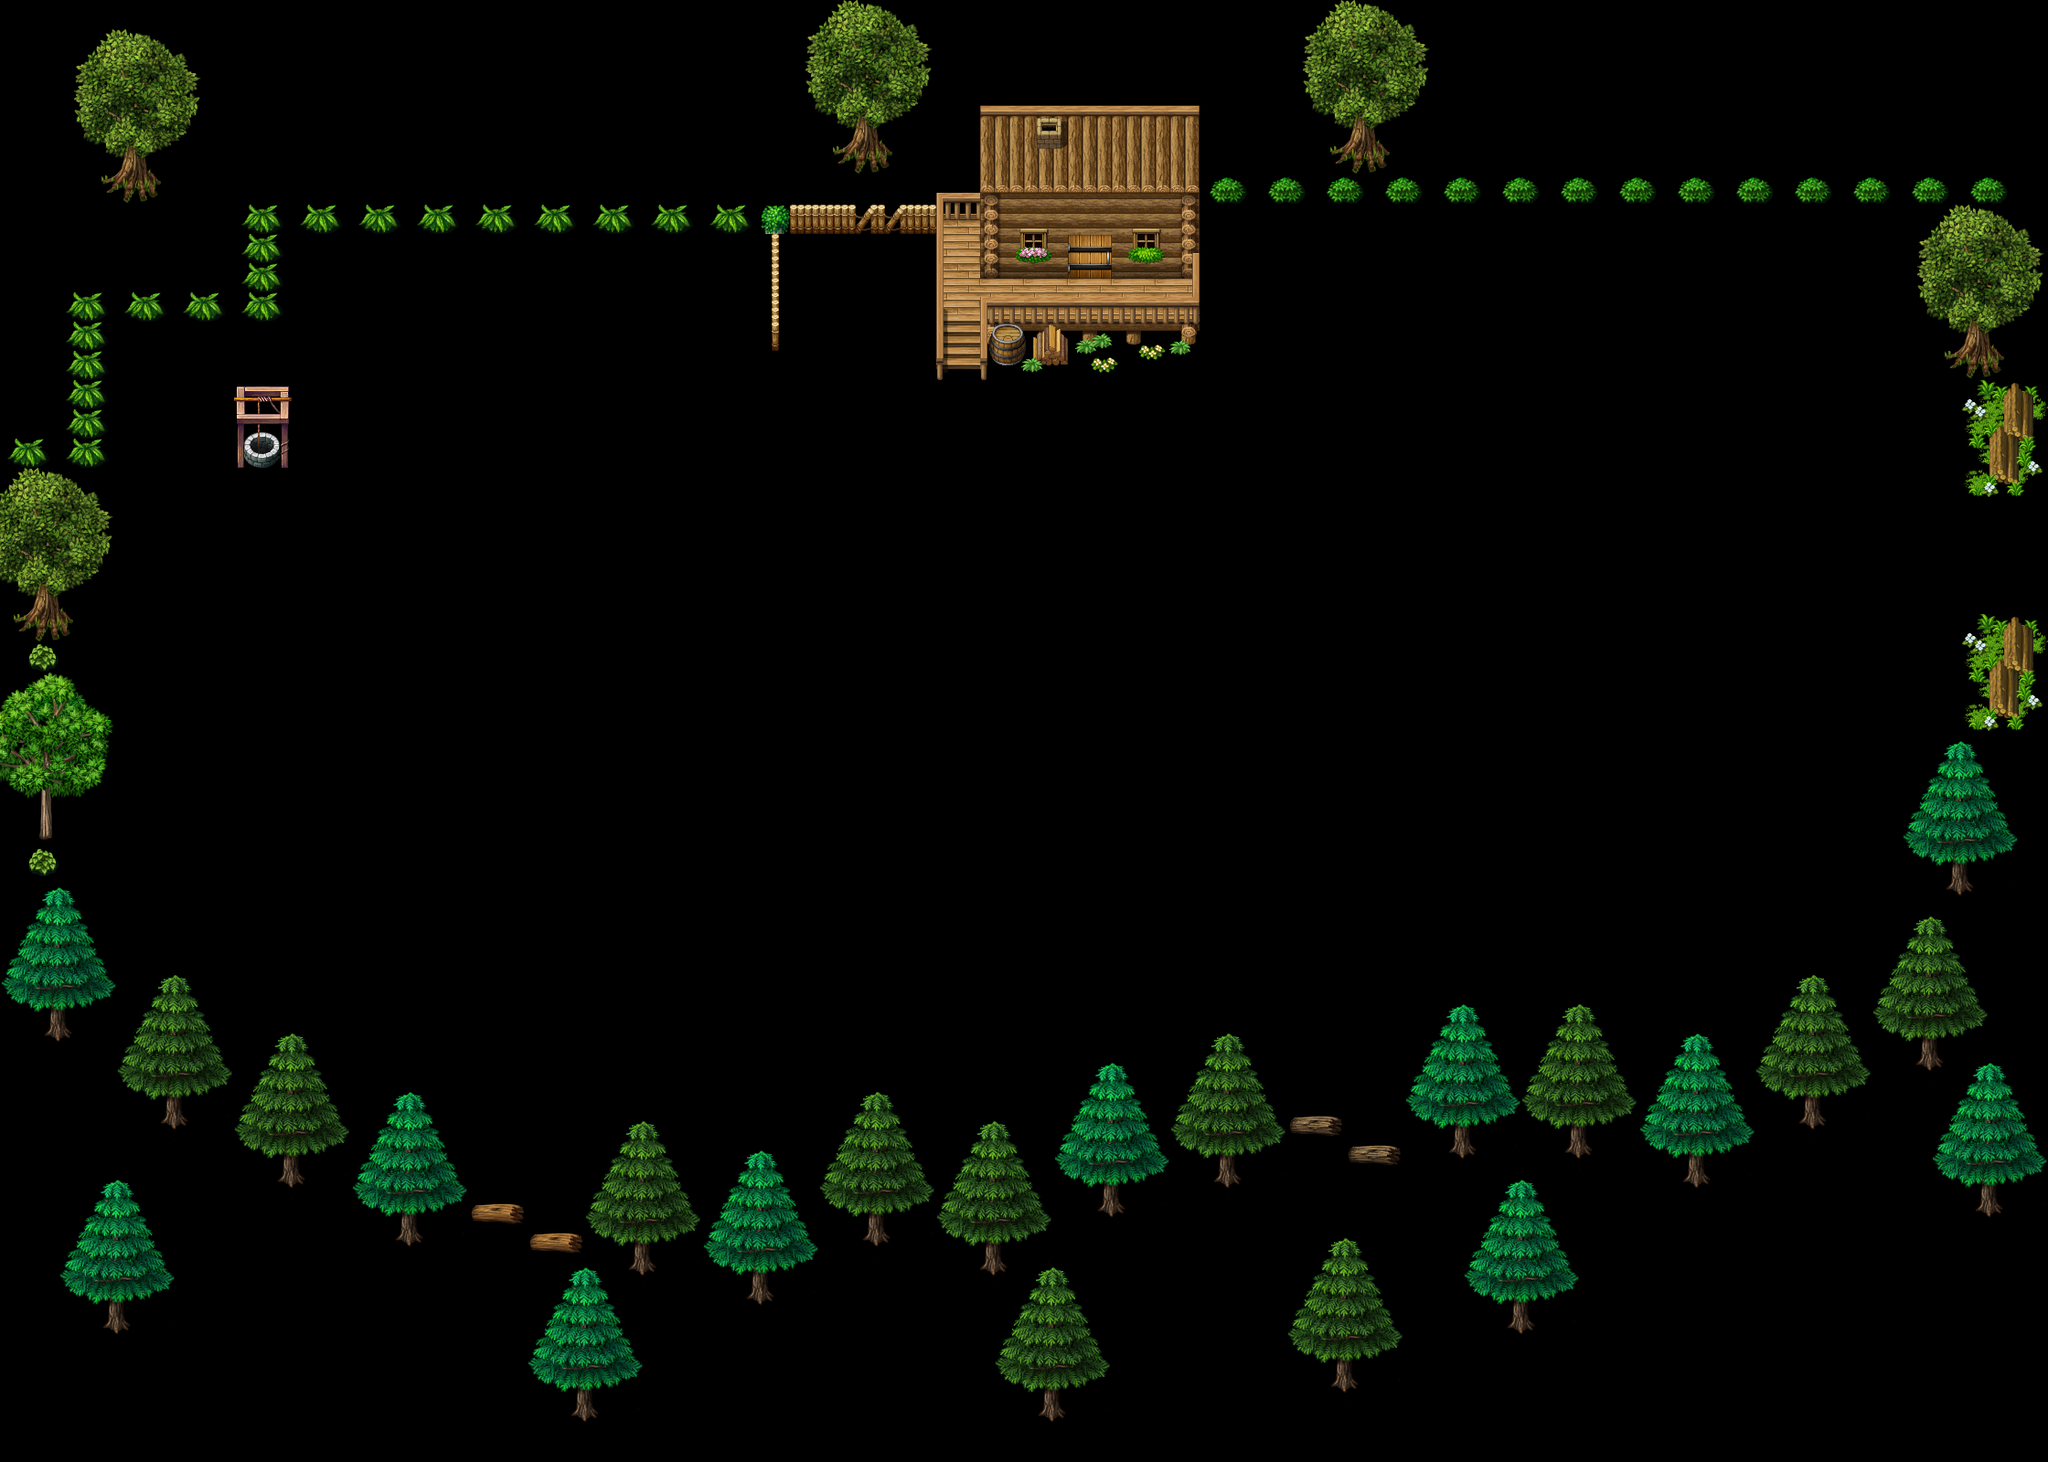

Below is a game level as drawn by its tile map, then a one-line description and the .tmx that defines it (tile-layer data replaced by summaries):
An orthogonal 70x50 tile map with 32x32 px tiles, 2 tile layers (Walls, Arboles), 5 hidden layers not drawn, 9 tilesets.

<map version="1.2" tiledversion="1.2.3" orientation="orthogonal" renderorder="right-down" width="70" height="50" tilewidth="32" tileheight="32" infinite="0" nextlayerid="9" nextobjectid="1">
 <tileset firstgid="1" source="Suelo.tsx" />
 <tileset firstgid="193" source="Casas.tsx" />
 <tileset firstgid="769" source="Valla.tsx" />
 <tileset firstgid="865" source="Tierra.tsx" />
 <tileset firstgid="1057" source="Arboles.tsx" />
 <tileset firstgid="1313" source="Más árboles.tsx" />
 <tileset firstgid="1569" source="Árboles 2.tsx" />
 <tileset firstgid="1825" source="Plantas 2.tsx" />
 <tileset firstgid="2081" source="Bosque.tsx" />
 <layer id="2" name="Suelo" width="70" height="50" visible="0">
  <data>[3500 cells, 3480 non-empty, 1 distinct tile ids]</data>
 </layer>
 <layer id="3" name="Huerto" width="70" height="50" visible="0">
  <data>[3500 cells, 20 non-empty, 1 distinct tile ids]</data>
 </layer>
 <layer id="4" name="Walls" width="70" height="50">
  <data>[3500 cells, 636 non-empty, 215 distinct tile ids]</data>
 </layer>
 <layer id="5" name="NPCs" width="70" height="50" visible="0">
  <data>[3500 cells, 1 non-empty, 1 distinct tile ids]</data>
 </layer>
 <layer id="6" name="SpawnEste" width="70" height="50" visible="0">
  <data>[3500 cells, 1 non-empty, 1 distinct tile ids]</data>
 </layer>
 <layer id="7" name="SpawnRuby" width="70" height="50" visible="0">
  <data>[3500 cells, 1 non-empty, 1 distinct tile ids]</data>
 </layer>
 <layer id="8" name="Arboles" width="70" height="50">
  <data>[3500 cells, 221 non-empty, 71 distinct tile ids]</data>
 </layer>
</map>
